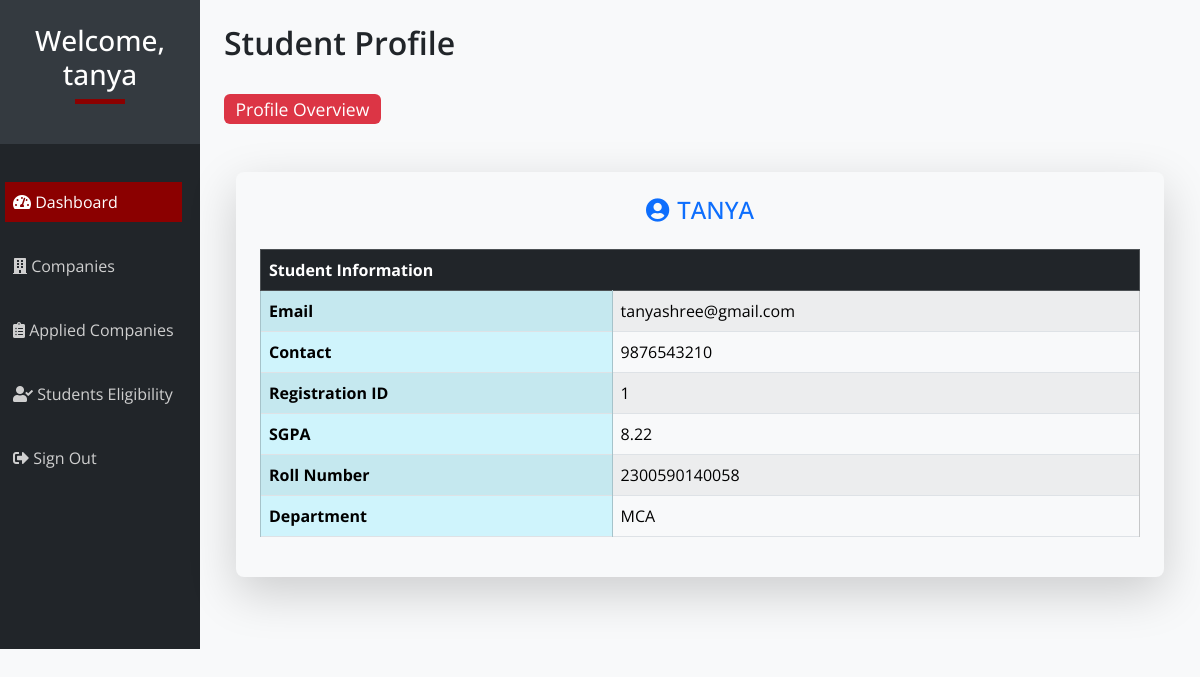
The app's page /student/hello.php (signed in) with its own data.
### tables this page shows
CREATE TABLE `student` (
  `email` varchar(50) NOT NULL,
  `s_id` int(25) NOT NULL,
  `sgpa` float DEFAULT NULL,
  `dept` varchar(50) NOT NULL,
  `password` varchar(50) NOT NULL,
  `contact` bigint(11) DEFAULT NULL,
  `name` varchar(50) NOT NULL,
  `rolln` bigint(25) DEFAULT NULL
);

### student/hello.php (the view, shortened to what this page needs)
<?php include '../db.php'; ?>
<!DOCTYPE html>
<html lang="en">
  <head>
    <link href="https://cdnjs.cloudflare.com/ajax/libs/font-awesome/5.15.4/css/all.min.css" rel="stylesheet">
    <link href="css/font-awesome.min.css" rel="stylesheet">
    <link href="https://cdnjs.cloudflare.com/ajax/libs/font-awesome/5.15.4/css/all.min.css" rel="stylesheet">
    <link rel="stylesheet" href="css/bootstrapmin.css" type="text/css">
    <link href="css/dashboard-style.css" rel="stylesheet">
  </head>
  <body>
    <div class="container-fluid">
        <div class="row">
            <div class="col-md-3 col-lg-2 p-0 bg-dark text-white">
                <div class="sidebar-header p-4 text-center">
                    <h3>Welcome, <?php echo $_SESSION['name']; ?></h3>
                    <div class="square mb-3"></div>
                </div>
                <nav class="navbar navbar-expand-lg navbar-dark">
                    <ul class="navbar-nav flex-column">
                        <li class="nav-item">
                            <a class="nav-link active" href="#"><i class="fas fa-tachometer-alt"></i> Dashboard</a>
                        </li>
                        <br>
                        <li class="nav-item">
                            <a class="nav-link" href="clist.php"><i class="fas fa-building"></i> Companies</a>
                        </li>
                        <br>
                        <li class="nav-item">
                            <a class="nav-link" href="applied_comp.php"><i class="fas fa-clipboard-list"></i> Applied Companies</a>
                        </li>
                        <br>
                        <li class="nav-item">
                            <a class="nav-link" href="s_eligibility.php"><i class="fas fa-user-check"></i> Students Eligibility</a>
                        </li>
                        <br>
                        <li class="nav-item">
                            <a class="nav-link" href="logout.php"><i class="fas fa-sign-out-alt"></i> Sign Out</a>
                        </li>
                    </ul>
                </nav>
            </div>
            <div class="col-md-9 col-lg-10 p-4 bg-light">
                <div class="content-header mb-4">
                    <h2>Student Profile</h2>
                    <br>
                    <span class="badge bg-danger">Profile Overview</span>
                </div>
                <?php
$rolln=$_SESSION['rolln'];
$query="SELECT * FROM student WHERE rolln='{$rolln}'";
$select_all_posts_query=mysqli_query($connection,$query);
  while($row=mysqli_fetch_assoc($select_all_posts_query)){
            $email=$row['email'];
            $dept=$row['dept'];
            $contact=$row['contact'];
            $name=$row['name'];
            $sgpa=$row['sgpa'];
            $rolln=$row['rolln'];
            $s_id=$row['s_id'];
  }
?>
<div class="container my-5">
  <div class="profile-card p-4 shadow-lg rounded-3 bg-light">
    <h4 class="text-uppercase mb-4 text-center text-primary">
      <i class="fas fa-user-circle me-2"></i><?php echo htmlspecialchars($name); ?>
    </h4>
    <div class="table-responsive">
      <table class="table table-bordered table-striped table-hover">
        <thead class="table-dark">
          <tr>
            <th colspan="2" class="text-white">Student Information</th>
          </tr>
        </thead>
        <tbody>
          <tr>
            <th class="table-info" style="width: 40%;">Email</th>
            <td class="table-light"><?php echo htmlspecialchars($email); ?></td>
          </tr>
          <tr>
            <th class="table-info">Contact</th>
            <td class="table-light"><?php echo htmlspecialchars($contact); ?></td>
          </tr>
          <tr>
            <th class="table-info">Registration ID</th>
            <td class="table-light"><?php echo htmlspecialchars($s_id); ?></td>
          </tr>
          <tr>
            <th class="table-info">SGPA</th>
            <td class="table-light"><?php echo htmlspecialchars($sgpa); ?></td>
          </tr>
          <tr>
            <th class="table-info">Roll Number</th>
            <td class="table-light"><?php echo htmlspecialchars($rolln); ?></td>
          </tr>
          <tr>
            <th class="table-info">Department</th>
            <td class="table-light"><?php echo htmlspecialchars($dept); ?></td>
          </tr>
        </tbody>
      </table>
    </div>
  </div>
</div>
        </div>
    </div>
  </body>
</html>

### student/css/dashboard-style.css (style rules this page uses)
body { font-family: 'Open Sans', sans-serif; background-color: #f8f9fa; }
.sidebar-header { background-color: #343a40; color: white; }
.square { width: 50px; height: 5px; background-color: darkred; margin: 0 auto 20px; }
.navbar-nav { margin-top: 30px; margin-bottom: 150px; margin-left: 5px; }
.nav-link { color: #cfcfcf; padding: 70px 60x!important; }
.nav-link:hover, .nav-link.active { background-color: darkred; color: white; }
.content-header h2 { font-size: 2rem; font-weight: 600; }
.content-header span { font-size: 1.1rem; font-weight: 400; }
.profile-card { background-color: white; border-radius: 8px; box-shadow: 0 4px 6px rgba(0, 0, 0, 0.1); margin-top: 20px; }
.table th { width: 200px; }
.table-striped tbody tr:nth-of-type(odd) { background-color: #f1f1f1; }
.table td { font-size: 1rem; }
.text-uppercase { text-transform: uppercase; }

### records on screen
student: name "TANYA", email "tanyashree@gmail.com", contact "9876543210", s_id "1", sgpa "8.22", rolln "2300590140058", dept "MCA"

### other values on screen
$_SESSION['name'] "tanya"
